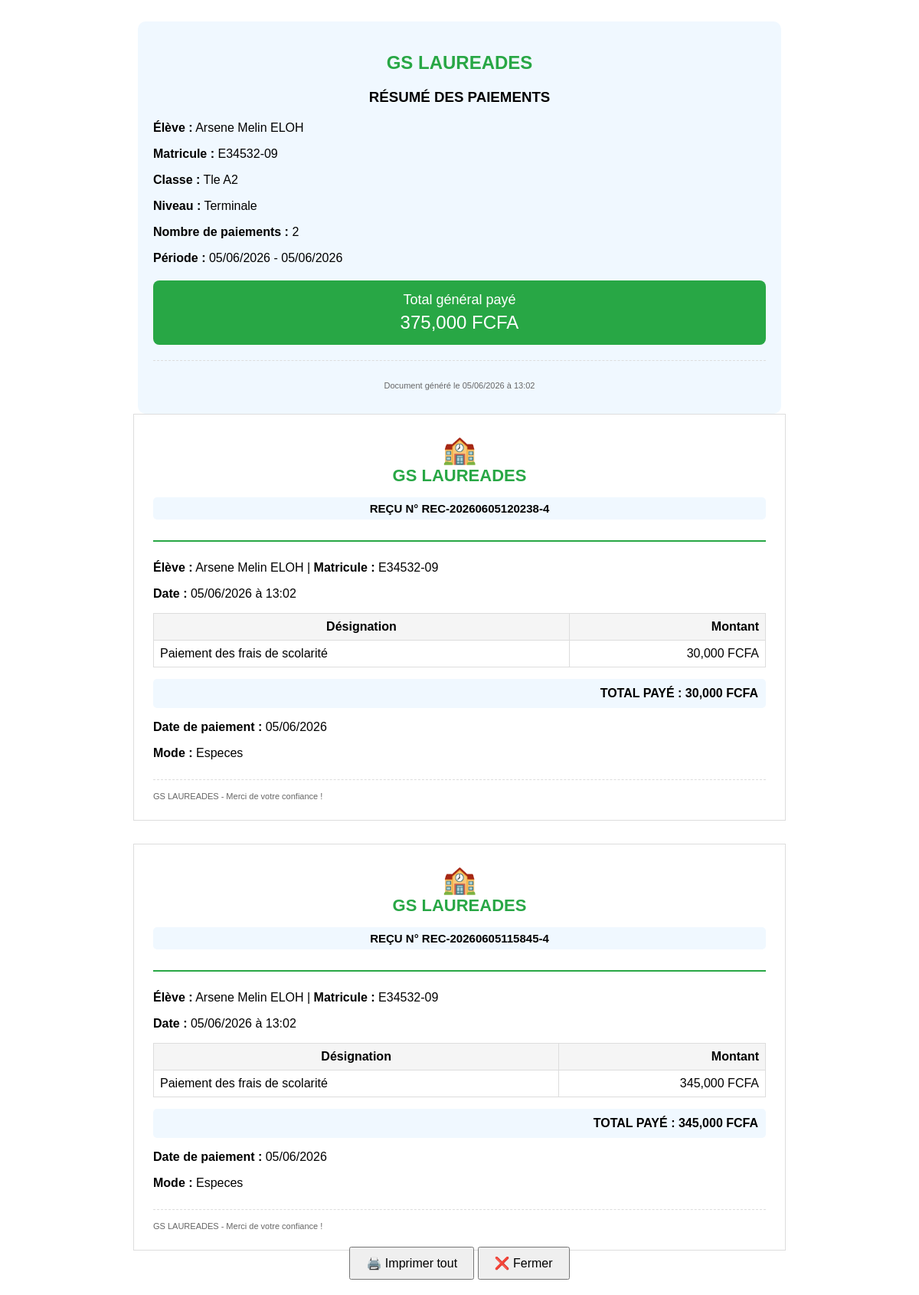
Page /eleve/4/recus (signed in) on the committed database.
### models.py (models this page shows, shortened)
class Eleve(db.Model):
    __tablename__ = 'eleves'
    id = db.Column(db.Integer, primary_key=True)
    nom = db.Column(db.String(100), nullable=False)
    prenom = db.Column(db.String(100), nullable=False)
    classe = db.Column(db.String(50), nullable=False)
    genre = db.Column(db.String(1))
    date_naissance = db.Column(db.Date, nullable=True)
    lieu_naissance = db.Column(db.String(100))
    matricule = db.Column(db.String(50), unique=True, nullable=False)
    nom_parent = db.Column(db.String(200))
    profession_parent = db.Column(db.String(200))
    employeur = db.Column(db.String(200))
    telephone_parent = db.Column(db.String(20))
    adresse = db.Column(db.String(200))
    affiliation = db.Column(db.String(100))
    observation = db.Column(db.String(200))
    nom_parent1 = db.Column(db.String(200))
    profession_parent1 = db.Column(db.String(200))
    employeur2 = db.Column(db.String(200))
    telephone_parent2 = db.Column(db.String(20))
    adresse1 = db.Column(db.String(200))
    affiliation1 = db.Column(db.String(100))
    observation1 = db.Column(db.String(200))
    est_affecte_etat = db.Column(db.Boolean, default=False)
    reference_affectation = db.Column(db.String(100))
    organisme_affectation = db.Column(db.String(100), default='État')
    sous_groupe_id = db.Column(db.Integer, db.ForeignKey('sous_groupes.id'), nullable=True)
    transport_option_id = db.Column(db.Integer, db.ForeignKey('options_transport.id'), nullable=True)
    cantine_option_id = db.Column(db.Integer, db.ForeignKey('options_cantine.id'), nullable=True)
    renforcement_inscrit = db.Column(db.Boolean, default=False)
    frais_tenue = db.Column(db.Float, default=0)
    frais_droit_examen = db.Column(db.Float, default=0)
    frais_scolarite = db.Column(db.Float, default=0)
    montant_paye = db.Column(db.Float, default=0)
    date_inscription = db.Column(db.DateTime, default=datetime.utcnow)
    date_modification = db.Column(db.DateTime, default=datetime.utcnow, onupdate=datetime.utcnow)
    actif = db.Column(db.Boolean, default=True)
    commentaire = db.Column(db.Text)
    annee_scolaire = db.Column(db.String(20), default='2026-2027')
    reinscrit = db.Column(db.Boolean, default=False)
    date_reinscription = db.Column(db.DateTime, nullable=True)
    reinscrit_par = db.Column(db.String(100), nullable=True)
    paiements = db.relationship('Paiement', backref='eleve', lazy=True, cascade='all, delete-orphan')

class SousGroupe(db.Model):
    __tablename__ = 'sous_groupes'
    id = db.Column(db.Integer, primary_key=True)
    nom = db.Column(db.String(100), nullable=False)
    code = db.Column(db.String(50), unique=True)
    groupe_id = db.Column(db.Integer, db.ForeignKey('groupes_scolaires.id'), nullable=False)
    ordre = db.Column(db.Integer, default=0)
    description = db.Column(db.String(200))
    actif = db.Column(db.Boolean, default=True)
    date_creation = db.Column(db.DateTime, default=datetime.utcnow)
    eleves = db.relationship('Eleve', backref='sous_groupe', lazy=True)
    tarifs_affectation = db.relationship('TarifFraisAffecte', backref='sous_groupe', lazy=True,
                                         foreign_keys='TarifFraisAffecte.sous_groupe_id',
                                         cascade='all, delete-orphan')
    tarifs_frais = db.relationship('TarifFrais', backref='sous_groupe', lazy=True, cascade='all, delete-orphan')

class Paiement(db.Model):
    __tablename__ = 'paiements'
    id = db.Column(db.Integer, primary_key=True)
    eleve_id = db.Column(db.Integer, db.ForeignKey('eleves.id'), nullable=False)
    montant = db.Column(db.Float, nullable=False)
    type_paiement = db.Column(db.String(50), nullable=False)
    reference = db.Column(db.String(100))
    description = db.Column(db.String(200))
    recu = db.Column(db.String(50), unique=True)
    date_paiement = db.Column(db.DateTime, default=datetime.utcnow)
    encaisse_par = db.Column(db.String(100))
    statut = db.Column(db.String(20), default='actif')
    annule_le = db.Column(db.DateTime, nullable=True)
    annule_par = db.Column(db.String(100), nullable=True)
    motif_annulation = db.Column(db.Text, nullable=True)
    annee_scolaire = db.Column(db.String(20), default='2025-2026')
    categorie_frais = db.Column(db.String(50), default='scolarite')  # Pour la catégorie principale
    details = db.Column(db.JSON, default={})

class Parametre(db.Model):
    __tablename__ = 'parametres'
    id = db.Column(db.Integer, primary_key=True)
    cle = db.Column(db.String(100), unique=True, nullable=False)
    valeur = db.Column(db.String(500))
    description = db.Column(db.String(200))
    date_modification = db.Column(db.DateTime, default=datetime.utcnow, onupdate=datetime.utcnow)

### routes.py (the view)
@app.route('/eleve/<int:id>/recus')
@login_required
def imprimer_tous_recus(id):
    eleve = Eleve.query.get_or_404(id)
    paiements = Paiement.query.filter_by(eleve_id=id)\
                              .order_by(Paiement.date_paiement.desc()).all()
    parametres_ecole = get_parametres_ecole()
    return render_template('recus/recus_tous.html',
                         eleve=eleve,
                         paiements=paiements,
                         parametres_ecole=parametres_ecole,
                         date_edition=datetime.now())

### app.py (called while the page is built)
@app.after_request
def close_db_connection(response):
    try:
        db.session.close()
    except:
        pass
    return response

### routes.py (called while the page is built)
@login_manager.user_loader
def load_user(user_id):
    return User.query.get(int(user_id))

def get_parametres_ecole():
    params = Parametre.query.all()
    parametres = {p.cle: p.valeur for p in params}
    defaults = {
        'nom_ecole': 'GS LAUREADES',
        'devise': 'FCFA',
        'annee_scolaire': '2024-2025',
        'adresse_ecole': '',
        'telephone_ecole': '',
        'email_notification': ''
    }
    for key, value in defaults.items():
        if key not in parametres or not parametres.get(key):
            parametres[key] = value
    return parametres

@app.context_processor
def injecter_parametres_ecole():
    try:
        params = Parametre.query.all()
        parametres = {p.cle: p.valeur for p in params}
    except:
        parametres = {}
    defaults = {
        'nom_ecole': 'GS LAUREADES',
        'devise': 'FCFA',
        'annee_scolaire': '2024-2025',
        'adresse_ecole': '',
        'telephone_ecole': '',
        'email_notification': ''
    }
    for key, value in defaults.items():
        if key not in parametres or not parametres[key]:
            parametres[key] = value
    return dict(parametres_ecole=parametres)

### templates/recus/recus_tous.html (shortened to what this page needs)
<!DOCTYPE html>
<html>
<head>
</head>
<body>
    <div class="resume-global">
        <div style="text-align: center; margin-bottom: 20px;">
            <h2 style="color: #28a745;">{{ parametres_ecole.get('nom_ecole', 'ÉCOLE GESTSCOLAIRE') }}</h2>
            <h3>RÉSUMÉ DES PAIEMENTS</h3>
        </div>
        <p><strong>Élève :</strong> {{ eleve.prenom }} {{ eleve.nom }}</p>
        <p><strong>Matricule :</strong> {{ eleve.matricule }}</p>
        <p><strong>Classe :</strong> {{ eleve.classe }}</p>
        {% if eleve.sous_groupe %}
        <p><strong>Niveau :</strong> {{ eleve.sous_groupe.nom }}</p>
        {% endif %}
        <p><strong>Nombre de paiements :</strong> {{ paiements|length }}</p>
        <p><strong>Période :</strong> {{ paiements[-1].date_paiement.strftime('%d/%m/%Y') if paiements else 'N/A' }} - {{ paiements[0].date_paiement.strftime('%d/%m/%Y') if paiements else 'N/A' }}</p>
        <div class="total-general">
            <div>Total général payé</div>
            <div style="font-size: 24px; margin-top: 5px;">
                {{ "{:,.0f}".format(paiements|sum(attribute='montant')) }} {{ parametres_ecole.get('devise', 'FCFA') }}
            </div>
        </div>
        <div class="footer" style="text-align: center; margin-top: 20px;">
            <p>Document généré le {{ date_edition.strftime('%d/%m/%Y à %H:%M') }}</p>
        </div>
    </div>
    {% for paiement in paiements %}
    <div class="recu">
        <div class="header">
            <div class="logo">🏫</div>
            <h1>{{ parametres_ecole.get('nom_ecole', 'ÉCOLE GESTSCOLAIRE') }}</h1>
            <h3>REÇU N° {{ paiement.recu }}</h3>
        </div>
        <div class="info">
            <p><strong>Élève :</strong> {{ eleve.prenom }} {{ eleve.nom }} | <strong>Matricule :</strong> {{ eleve.matricule }}</p>
            <p><strong>Date :</strong> {{ date_edition.strftime('%d/%m/%Y à %H:%M') }}</p>
        </div>
        <table>
            <tr><th>Désignation</th><th style="text-align: right">Montant</th></tr>
            <tr>
                <td>Paiement des frais de scolarité</td>
                <td style="text-align: right">{{ "{:,.0f}".format(paiement.montant) }} {{ parametres_ecole.get('devise', 'FCFA') }}</td>
            </tr>
        </table>
        <div class="total-rec">
            TOTAL PAYÉ : {{ "{:,.0f}".format(paiement.montant) }} {{ parametres_ecole.get('devise', 'FCFA') }}
        </div>
        <p><strong>Date de paiement :</strong> {{ paiement.date_paiement.strftime('%d/%m/%Y') }}</p>
        <p><strong>Mode :</strong> {{ paiement.type_paiement|capitalize }}</p>
        <div class="footer">
            {{ parametres_ecole.get('nom_ecole', 'ÉCOLE GESTSCOLAIRE') }} - Merci de votre confiance !
        </div>
    </div>
    {% endfor %}
    <div class="no-print" style="text-align: center; position: fixed; bottom: 20px; left: 0; right: 0;">
        <button onclick="window.print()" style="padding: 10px 20px; font-size: 16px; cursor: pointer;">
            🖨️ Imprimer tout
        </button>
        <button onclick="window.close()" style="padding: 10px 20px; font-size: 16px; cursor: pointer;">
            ❌ Fermer
        </button>
    </div>
</body>
</html>

### templates/recus/recus_tous.html (style rules this page uses)
body { font-family: Arial, sans-serif; padding: 20px; }
.recu { max-width: 800px; margin: 0 auto 30px; border: 1px solid #ddd; padding: 25px; page-break-after: always; }
.header { text-align: center; margin-bottom: 25px; border-bottom: 2px solid #28a745; padding-bottom: 12px; }
.header .logo { font-size: 36px; color: #28a745; }
.header h1 { margin: 0 0 5px 0; color: #28a745; font-size: 22px; }
.header h3 { background: #f0f8ff; padding: 6px; border-radius: 5px; font-size: 15px; }
table { width: 100%; border-collapse: collapse; margin: 15px 0; }
th, td { padding: 8px; border: 1px solid #ddd; }
th { background: #f5f5f5; }
.total-rec { background: #f0f8ff; padding: 10px; border-radius: 5px; text-align: right; font-weight: bold; }
.footer { margin-top: 25px; padding-top: 15px; border-top: 1px dashed #ddd; font-size: 11px; color: #666; }
.resume-global { max-width: 800px; margin: 0 auto; padding: 20px; background: #f0f8ff; border-radius: 10px; page-break-before: always; }
.total-general { margin-top: 20px; padding: 15px; background: #28a745; color: white; border-radius: 8px; text-align: center; font-size: 18px; }

### rows in the picture
Eleve: prenom "Arsene Melin", nom "ELOH", matricule "E34532-09", classe "Tle A2"
SousGroupe: sous_groupe.nom "Terminale"
Paiement: date_paiement "05/06/2026", get "GS LAUREADES", recu "REC-20260605115845-4", montant "345,000", type_paiement "Especes"
Paiement: date_paiement "05/06/2026", get "GS LAUREADES", recu "REC-20260605120238-4", montant "30,000", type_paiement "Especes"
Parametre: get "FCFA"

### other values in the picture
{{ parametres_ecole.get('nom_ecole', 'ÉCOLE GESTSCOLAIRE') }} "GS LAUREADES"
{{ paiements|length }} "2"
{{ "{:,.0f}".format(paiements|sum(attribute='montant')) }} "375,000"
